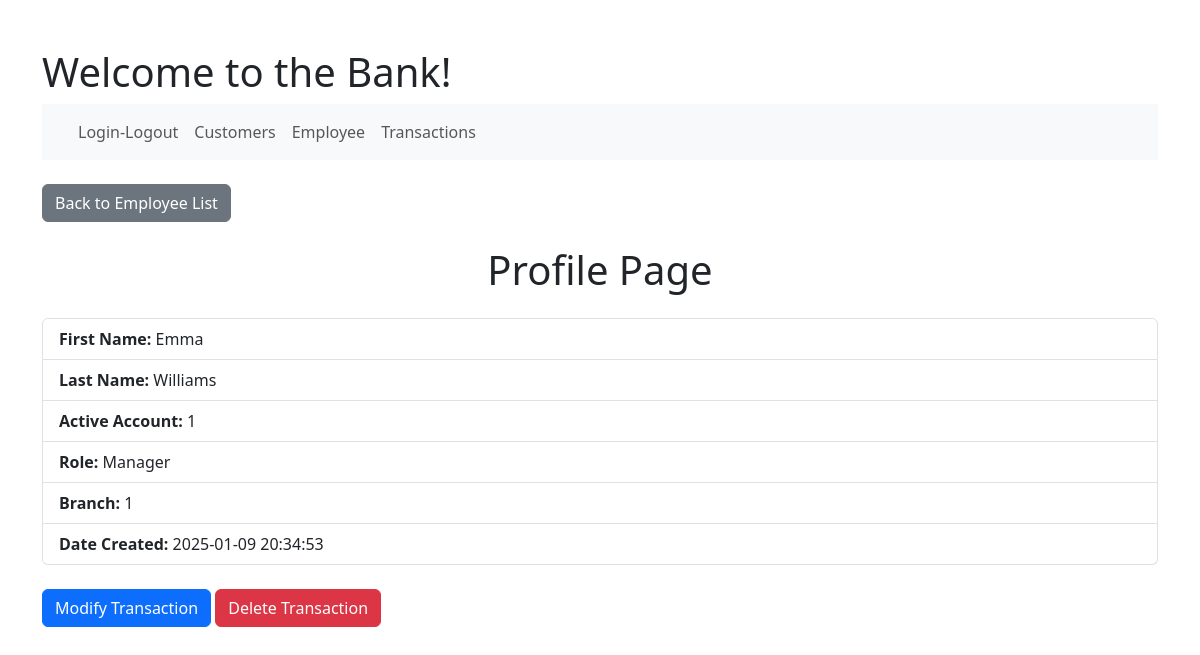
Page /employee-profile.php?id=1 on the committed database.
### tables this page shows
CREATE TABLE Employee (
    ID INT AUTO_INCREMENT PRIMARY KEY,
    firstName VARCHAR(255) NOT NULL,
    lastName VARCHAR(255) NOT NULL,
    role VARCHAR(100) NOT NULL,
    branchID INT,
    dateCreated DATETIME DEFAULT CURRENT_TIMESTAMP,
    dateModified DATETIME DEFAULT CURRENT_TIMESTAMP ON UPDATE CURRENT_TIMESTAMP,
    active BOOLEAN DEFAULT TRUE,
    FOREIGN KEY (branchID) REFERENCES Branch(ID)
);

### employee-profile.php (the view, shortened to what this page needs)
<?php
include 'db_connection.php';
if (isset($_GET['id'])) {
    $id = intval($_GET['id']);
    $query = "SELECT firstName, lastName, role, active, branchID, dateCreated FROM employee WHERE ID = $id";
    $result = $conn->query($query);
    $employee = $result->fetch_assoc();
}
?>
<!DOCTYPE html>
<html lang="en">
<head>
    <link href="https://cdn.jsdelivr.net/npm/bootstrap@5.3.0-alpha1/dist/css/bootstrap.min.css" rel="stylesheet">
</head>
<body>
<div class="container mt-5">
    <?php include 'header.php';  ?>
    <a href="employee.php" class="btn btn-secondary mb-4">Back to Employee List</a>
    <?php if (isset($employee)): ?>
        <h1 class="text-center">Profile Page</h1>
        <ul class="list-group mt-4">
        <li class="list-group-item"><strong>First Name:</strong> <?php echo htmlspecialchars($employee['firstName']); ?></li>
        <li class="list-group-item"><strong>Last Name:</strong> <?php echo htmlspecialchars($employee['lastName']); ?></li>
        <li class="list-group-item"><strong>Active Account:</strong> <?php echo htmlspecialchars($employee['active']); ?></li>
        <li class="list-group-item"><strong>Role:</strong> <?php echo htmlspecialchars($employee['role']); ?></li>
        <li class="list-group-item"><strong>Branch:</strong> <?php echo htmlspecialchars($employee['branchID']); ?></li>
        <li class="list-group-item"><strong>Date Created:</strong> <?php echo htmlspecialchars($employee['dateCreated']); ?></li>
        </ul>
    <?php endif; ?>
   <?php
        echo '<div class="mt-4">';
        echo '<a href="modify_transaction.php?id=' . $transaction['ID'] . '" class="btn btn-primary">Modify Transaction</a>';
        echo '<a href="delete_transaction.php?id=' . $transaction['ID'] . '" class="btn btn-danger" onclick="return confirm(\'Are you sure you want to delete this transaction?\')">Delete Transaction</a>';
        echo '</div>';
    ?>
</div>
<?php include 'footer.php'; ?>

### rows in the picture
employee: firstName "Emma", lastName "Williams", active "1", role "Manager", branchID "1", dateCreated "2025-01-09 20:34:53"
